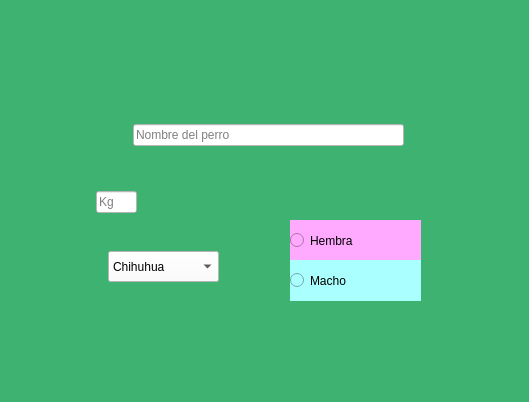
<?xml version="1.0" encoding="UTF-8"?>
<ui version="4.0">
 <class>dlg_Registrar</class>
 <widget class="QDialog" name="dlg_Registrar">
  <property name="windowModality">
   <enum>Qt::NonModal</enum>
  </property>
  <property name="geometry">
   <rect>
    <x>0</x>
    <y>0</y>
    <width>529</width>
    <height>402</height>
   </rect>
  </property>
  <property name="windowTitle">
   <string>GJAS: Registro1</string>
  </property>
  <property name="autoFillBackground">
   <bool>false</bool>
  </property>
  <property name="styleSheet">
   <string notr="true">background-color: rgb(62, 178, 113)</string>
  </property>
  <widget class="QPushButton" name="ant">
   <property name="geometry">
    <rect>
     <x>10</x>
     <y>310</y>
     <width>71</width>
     <height>71</height>
    </rect>
   </property>
   <property name="cursor">
    <cursorShape>PointingHandCursor</cursorShape>
   </property>
   <property name="autoFillBackground">
    <bool>false</bool>
   </property>
   <property name="text">
    <string/>
   </property>
   <property name="icon">
    <iconset>
     <normaloff>../imagen/regreso.png</normaloff>../imagen/regreso.png</iconset>
   </property>
   <property name="iconSize">
    <size>
     <width>200</width>
     <height>90</height>
    </size>
   </property>
   <property name="default">
    <bool>false</bool>
   </property>
   <property name="flat">
    <bool>true</bool>
   </property>
  </widget>
  <widget class="QLabel" name="label">
   <property name="geometry">
    <rect>
     <x>8</x>
     <y>5</y>
     <width>511</width>
     <height>391</height>
    </rect>
   </property>
   <property name="text">
    <string/>
   </property>
   <property name="pixmap">
    <pixmap>../imagen/cachorro.png</pixmap>
   </property>
   <property name="scaledContents">
    <bool>true</bool>
   </property>
  </widget>
  <widget class="QLineEdit" name="Nombre">
   <property name="geometry">
    <rect>
     <x>133</x>
     <y>124</y>
     <width>271</width>
     <height>22</height>
    </rect>
   </property>
   <property name="styleSheet">
    <string notr="true">background-color:rgb(255, 255, 255)</string>
   </property>
   <property name="inputMask">
    <string/>
   </property>
   <property name="text">
    <string/>
   </property>
   <property name="placeholderText">
    <string>Nombre del perro</string>
   </property>
  </widget>
  <widget class="QLineEdit" name="Peso">
   <property name="geometry">
    <rect>
     <x>96</x>
     <y>191</y>
     <width>41</width>
     <height>22</height>
    </rect>
   </property>
   <property name="styleSheet">
    <string notr="true">background-color:rgb(255, 255, 255)</string>
   </property>
   <property name="placeholderText">
    <string>Kg</string>
   </property>
  </widget>
  <widget class="QComboBox" name="raza">
   <property name="geometry">
    <rect>
     <x>108</x>
     <y>251</y>
     <width>111</width>
     <height>31</height>
    </rect>
   </property>
   <property name="palette">
    <palette>
     <active>
      <colorrole role="Button">
       <brush brushstyle="SolidPattern">
        <color alpha="255">
         <red>255</red>
         <green>255</green>
         <blue>255</blue>
        </color>
       </brush>
      </colorrole>
      <colorrole role="Base">
       <brush brushstyle="SolidPattern">
        <color alpha="255">
         <red>255</red>
         <green>255</green>
         <blue>255</blue>
        </color>
       </brush>
      </colorrole>
      <colorrole role="Window">
       <brush brushstyle="SolidPattern">
        <color alpha="255">
         <red>255</red>
         <green>255</green>
         <blue>255</blue>
        </color>
       </brush>
      </colorrole>
     </active>
     <inactive>
      <colorrole role="Button">
       <brush brushstyle="SolidPattern">
        <color alpha="255">
         <red>255</red>
         <green>255</green>
         <blue>255</blue>
        </color>
       </brush>
      </colorrole>
      <colorrole role="Base">
       <brush brushstyle="SolidPattern">
        <color alpha="255">
         <red>255</red>
         <green>255</green>
         <blue>255</blue>
        </color>
       </brush>
      </colorrole>
      <colorrole role="Window">
       <brush brushstyle="SolidPattern">
        <color alpha="255">
         <red>255</red>
         <green>255</green>
         <blue>255</blue>
        </color>
       </brush>
      </colorrole>
     </inactive>
     <disabled>
      <colorrole role="Button">
       <brush brushstyle="SolidPattern">
        <color alpha="255">
         <red>255</red>
         <green>255</green>
         <blue>255</blue>
        </color>
       </brush>
      </colorrole>
      <colorrole role="Base">
       <brush brushstyle="SolidPattern">
        <color alpha="255">
         <red>255</red>
         <green>255</green>
         <blue>255</blue>
        </color>
       </brush>
      </colorrole>
      <colorrole role="Window">
       <brush brushstyle="SolidPattern">
        <color alpha="255">
         <red>255</red>
         <green>255</green>
         <blue>255</blue>
        </color>
       </brush>
      </colorrole>
     </disabled>
    </palette>
   </property>
   <property name="styleSheet">
    <string notr="true">background-color:rgb(255, 255, 255)</string>
   </property>
   <property name="frame">
    <bool>true</bool>
   </property>
   <item>
    <property name="text">
     <string>Chihuhua</string>
    </property>
   </item>
   <item>
    <property name="text">
     <string>Mestizo</string>
    </property>
   </item>
  </widget>
  <widget class="QRadioButton" name="radioButtonfemale">
   <property name="geometry">
    <rect>
     <x>290</x>
     <y>220</y>
     <width>131</width>
     <height>41</height>
    </rect>
   </property>
   <property name="styleSheet">
    <string notr="true">background-color: rgb(255, 170, 255);</string>
   </property>
   <property name="text">
    <string>Hembra</string>
   </property>
  </widget>
  <widget class="QRadioButton" name="radioButtonmale">
   <property name="geometry">
    <rect>
     <x>290</x>
     <y>260</y>
     <width>131</width>
     <height>41</height>
    </rect>
   </property>
   <property name="styleSheet">
    <string notr="true">background-color: rgb(170, 255, 255);</string>
   </property>
   <property name="text">
    <string>Macho</string>
   </property>
  </widget>
  <widget class="QPushButton" name="sig">
   <property name="geometry">
    <rect>
     <x>440</x>
     <y>300</y>
     <width>71</width>
     <height>81</height>
    </rect>
   </property>
   <property name="cursor">
    <cursorShape>PointingHandCursor</cursorShape>
   </property>
   <property name="autoFillBackground">
    <bool>false</bool>
   </property>
   <property name="text">
    <string/>
   </property>
   <property name="icon">
    <iconset>
     <normaloff>../imagen/siguiente.png</normaloff>../imagen/siguiente.png</iconset>
   </property>
   <property name="iconSize">
    <size>
     <width>250</width>
     <height>120</height>
    </size>
   </property>
   <property name="autoDefault">
    <bool>true</bool>
   </property>
   <property name="flat">
    <bool>true</bool>
   </property>
  </widget>
  <zorder>label</zorder>
  <zorder>ant</zorder>
  <zorder>Nombre</zorder>
  <zorder>Peso</zorder>
  <zorder>raza</zorder>
  <zorder>radioButtonfemale</zorder>
  <zorder>radioButtonmale</zorder>
  <zorder>sig</zorder>
 </widget>
 <resources/>
 <connections/>
</ui>
